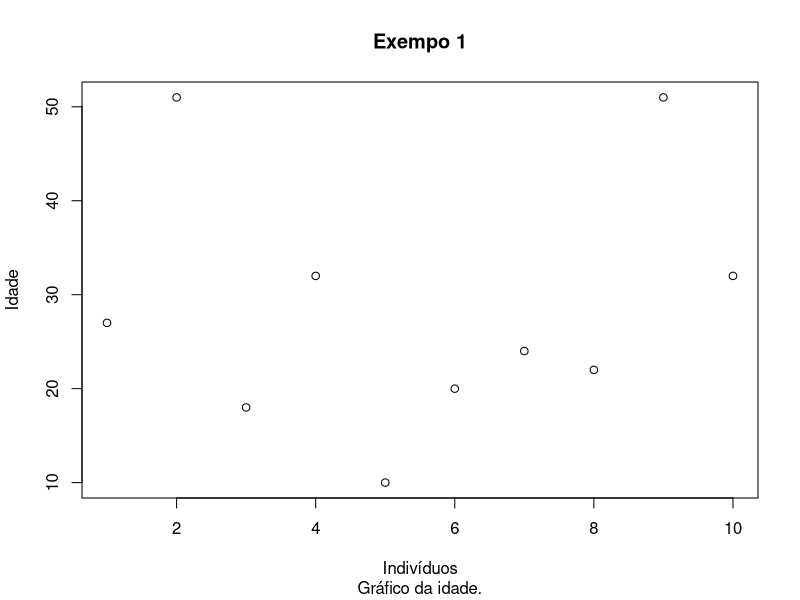
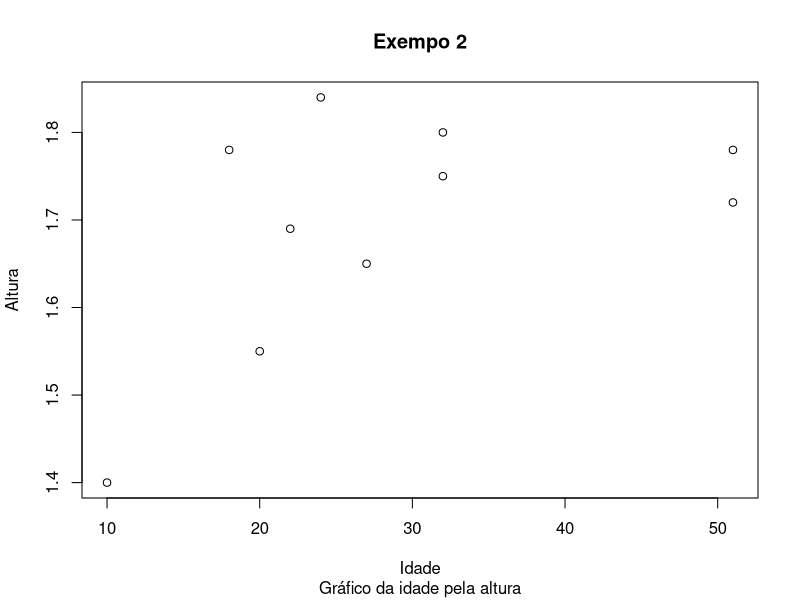
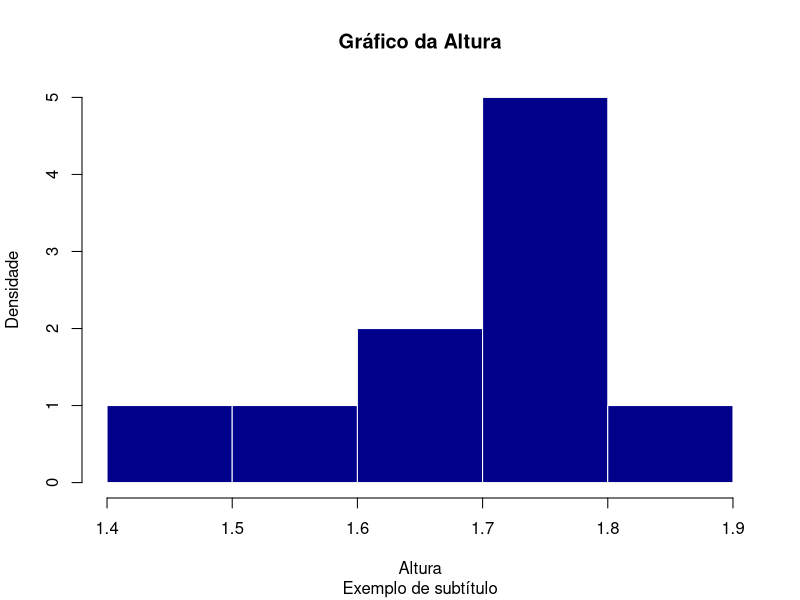
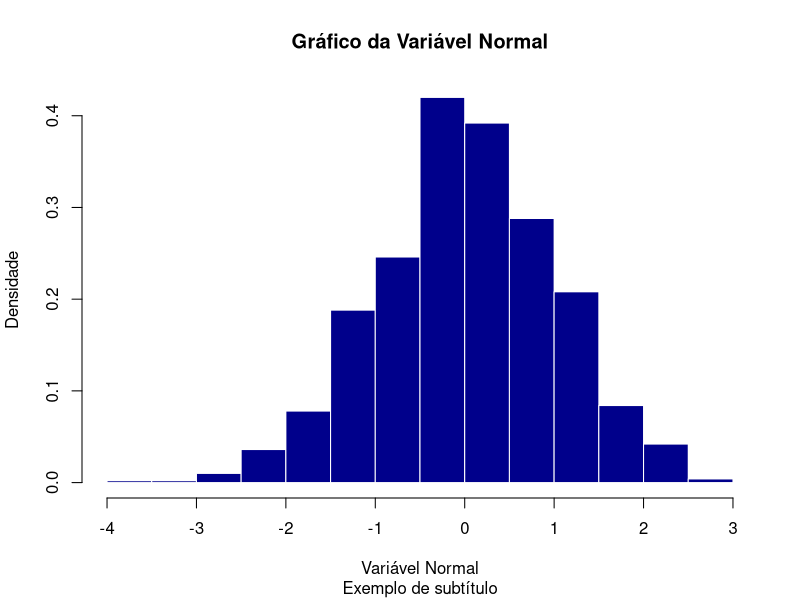
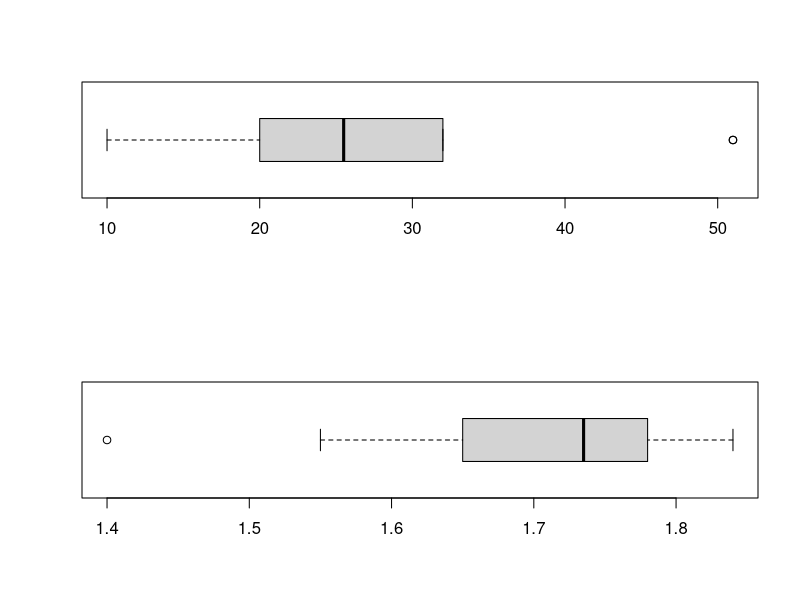
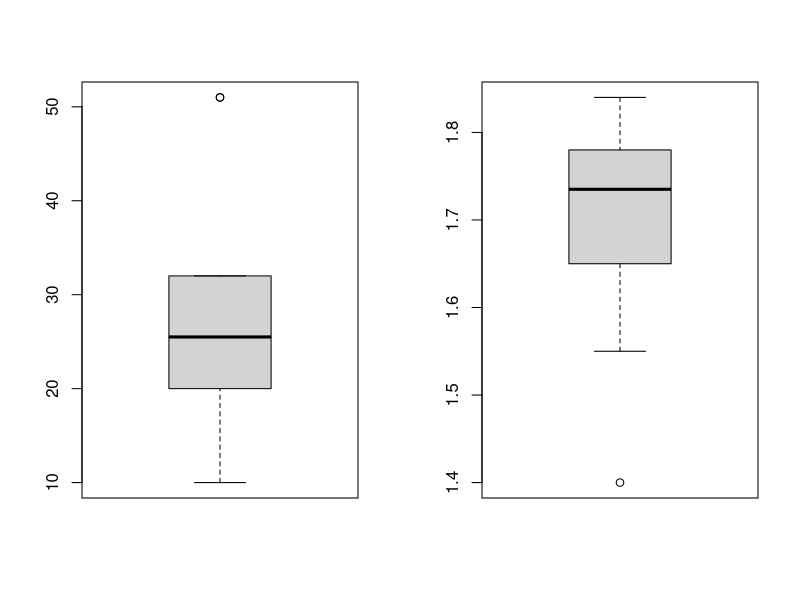
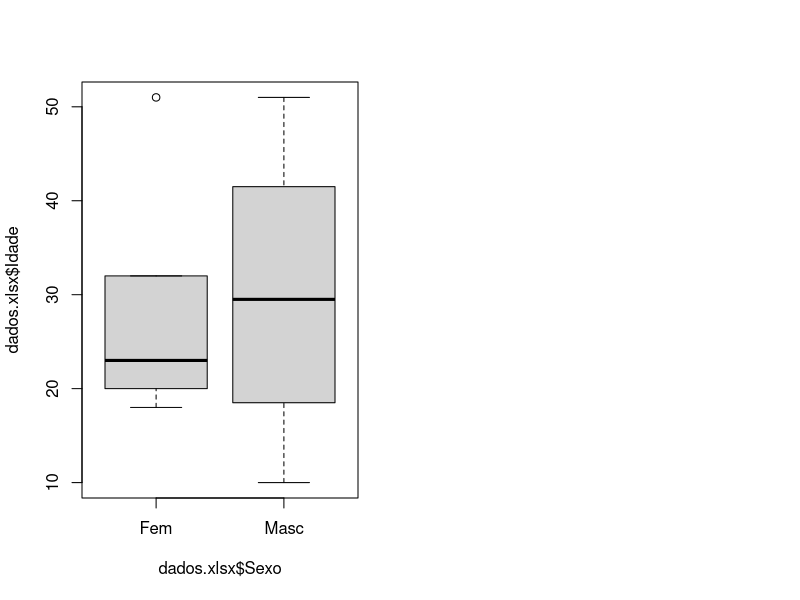
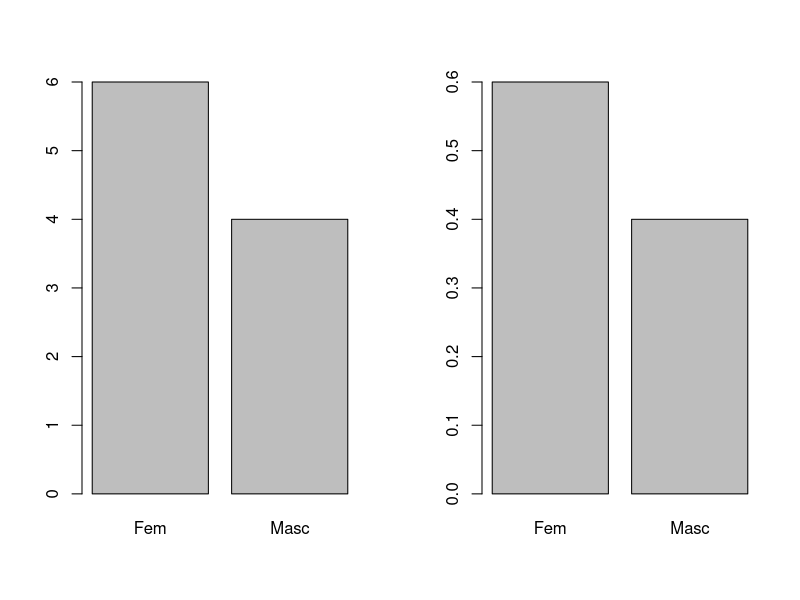

R code for these plots, in order:
## ---- chunk 1
knitr::opts_chunk$set(echo = TRUE, comment="")
## ---- chunk 2
x <- 1
x
## ---- chunk 3
x = 1
x
## ---- chunk 4
id_faest <- c(35,20,20,23,19,19,20,20,21,20)
id_faest

## ---- chunk 5
genero <- c("Masculino","Feminino","Feminino",  "Masculino", "Masculino","Feminino","Feminino","Feminino",  "Masculino", "Masculino")
genero
## ---- chunk 6
str(id_faest)
str(genero)
## ---- chunk 7
y <- 0:10
y
## ---- chunk 8
y <- seq(0,10)
y
## ---- chunk 9
y <- seq(0,10, by=2)
y
## ---- chunk 10
y <- seq(0,10, length.out=20)
y
## ---- chunk 11
y <- seq(0,10, by=2)
z <- rep(y,2)
z
## ---- chunk 12
A <- matrix(data=c(1,2,2,1))
A
## ---- chunk 13
A <- matrix(data=c(1,2,2,1), nrow = 2, ncol = 2)
A
## ---- chunk 14
B <- matrix(data=c(2,1,1,2), nrow = 2, ncol = 2)
A # Matriz A
B # Matriz B
A+B # Soma de  A e B
A*B # Produto elemento-elemento de  A e B
A%*%B # Produto matricial de  A e B
A/B # Razão elemento-elemento de  A e B
A%*%solve(B) # Razão de  A e B 
## ---- chunk 15
Y <- array(data = 1:10, dim = c(2, 2, 3) )
Y
## ---- chunk 16
W <- list( y=seq(1,20, by=2), genero = c("Masculino","Feminino","Feminino",  "Masculino", "Masculino", "Feminino"), A, Y)
W
## ---- chunk 17
alt.faest <- c(1.63, 1.83, 1.75, 1.85, 1.60, 1.61, 1.70, 1.70, 1.75, 1.51)

dados <- data.frame(id_faest, genero, alt.faest)
dados
dados$genero

## ---- chunk 18

#id_faest <- c(....)

## O primeiro valor do vetor idade
i <- 1
id_faest[i]

# Qual a posição do menor valor?
j <- which.min(id_faest)

# Qual a posição do maior valor?
k <- which.max(id_faest)

## ---- chunk 19
a <- c(j, k) # vetor com a posição do min e do máximo
a
id_faest[a]
## ---- chunk 20
A

#Elemento na linha 1 e coluna 2:
i <- 1
j <- 2
A[i,j]
## ---- chunk 21
Y

#Elemento na linha 1 e coluna 2, na dimensão 2:
i <- 1
j <- 2
k <- 2
Y[i, j, k]
## ---- chunk 22
W

# Consultando dentro da lista
# Vetor:
W[[1]][c(1,2,3)]

# Vetor caracteres:
W[[2]][1]

# Matriz:
W[[3]][1,]

# Array:
W[[4]][1,,2]


## ---- chunk 23
a1 <- 1
a2 <- 2
a3 <- 1

delta <- a2^2 - 4*a1*a3

if(delta > 0){
  x1 <- (-a2+sqrt(delta))/2*a1
  x2 <- (-a2-sqrt(delta))/2*a1
  cat("As raízes reais são ", x1, "e", x2, ".", sep=" ")
}else{
    if(delta == 0){
      x1 <- -a2/2*a1
      cat("A raíz real é ", x1, ".", sep=" ")
    }else{
      cat("Não há raíz real.", sep=" ")
    } 
}

## ---- chunk 24
genero
genero_cod <- ifelse( genero=="Masculino", 1, 0)
genero_cod
## ---- chunk 25
id_faest
id_cod <- ifelse( id_faest<20, "Novinho(a)", "Velinho(a)")
id_cod
## ---- chunk 26
sum(id_faest)
## ---- chunk 27
id_faest
soma <- 0

for(i in id_faest){
  soma <- soma + i
}
soma
## ---- chunk 28
id_faest
soma <- 0
n <- length(id_faest)
for(i in 1:n){
  soma <- soma + id_faest[i]
}
soma
## ---- chunk 29
n <- length(id_faest)
soma <- 0
i <- 1 # Primeiro individuo
while(i<=n){
  soma <- soma + id_faest[i]
  i <- i+1
}
soma

## ---- chunk 30

soma <- function(x=x, remove.na=FALSE){
  if(remove.na== TRUE ){
    x <- x[ is.na(x) == FALSE]
  }
  
  n <- length(x)
  somax <- 0
  for(i in 1:n){
    somax <- somax+x[i]
  }
  return(somax) # retorna o valor da soma
}

## Somando a idade sum():

sum(id_faest)

## Somando a idade soma():

soma(id_faest)

## ---- chunk 31
teste <- c(id_faest, NA) 
teste

is.na(teste)

teste[is.na(teste)==FALSE]
## ---- chunk 32
soma(teste)
## ---- chunk 33
soma(x=teste, remove.na = TRUE)
## ---- chunk 34
media <- function(x=x, remove.na=FALSE){
  if(remove.na== TRUE ){
    x <- x[ is.na(x) == FALSE]
  }
  
  n <- length(x)
  somax <- 0
  for(i in 1:n){
    somax <- somax+x[i]
  }
  return(somax/n) # retorna o valor da media
}
## ---- chunk 35
variancia <- function(x=x, remove.na=FALSE){
  if(remove.na== TRUE ){
    x <- x[ is.na(x) == FALSE]
  }
  n     <- length(x)
  difx  <- (x-media(x=x))^2
  varx  <- soma(difx)/(n-1)
  
  return(varx)
  
}  
## ---- chunk 36
variancia(x=teste, remove.na = TRUE)
var(teste, na.rm = TRUE)
## ---- chunk 37

dados.txt <- read.table(file="banco_aula.txt", header = TRUE, sep="",
                        dec =",")
dados.txt
## ---- chunk 38

dados.csv <- read.csv(file="banco_aula.csv", header = TRUE, sep=";",
                        dec =",")
dados.csv
## ---- chunk 39
require(readxl)
dados.xlsx <- read_xlsx(path = "banco_aula.xlsx", sheet = 1)
dados.xlsx
## ---- chunk 40
#par(mfrow=c(1,2))
plot(dados.xlsx$Idade, xlab="Indivíduos",
     ylab="Idade", main="Exempo 1", sub="Gráfico da idade.")
## ---- chunk 41
plot(dados.xlsx$Idade, dados.xlsx$Altura, xlab="Idade",
     ylab="Altura", main="Exempo 2", sub="Gráfico da idade pela altura")
## ---- chunk 42

hist(x=dados.xlsx$Altura,ylab="Densidade", xlab="Altura", main="Gráfico da Altura", sub="Exemplo de subtítulo", col = "darkblue", border = "white", freq = FALSE)
## ---- chunk 43
x <- rnorm(1000)
hist(x,ylab="Densidade", xlab="Variável Normal", main="Gráfico da Variável Normal", sub="Exemplo de subtítulo", col = "darkblue", border = "white", freq = FALSE)
## ---- chunk 44
par(mfrow=c(2,1))
boxplot(dados.xlsx$Idade, horizontal = TRUE)
boxplot(dados.xlsx$Altura, horizontal = TRUE)
## ---- chunk 45
par(mfrow=c(1,2))
boxplot(dados.xlsx$Idade, horizontal = FALSE)
boxplot(dados.xlsx$Altura, horizontal = FALSE)
## ---- chunk 46
boxplot(dados.xlsx$Idade~dados.xlsx$Sexo)  
## ---- chunk 47
tabelaSexo <- table(dados.xlsx$Sexo)
tabelaSexo
## ---- chunk 48
ProptabelaSexo <- prop.table(table(dados.xlsx$Sexo))
ProptabelaSexo*100
## ---- chunk 49
par(mfrow=c(1,2))
barplot(tabelaSexo)
barplot(ProptabelaSexo)
